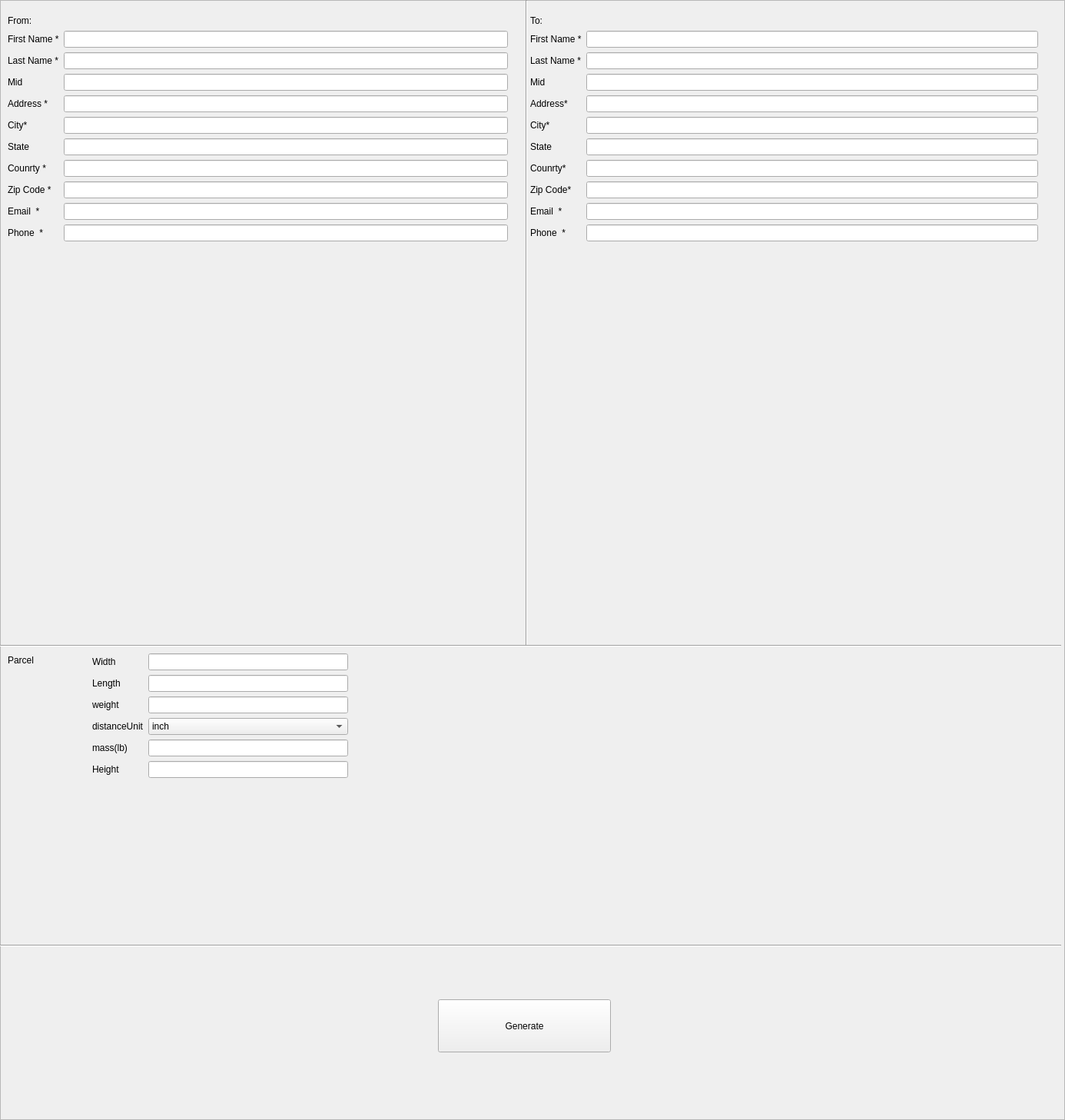
<?xml version="1.0" encoding="UTF-8"?>
<ui version="4.0">
 <class>mainFrame</class>
 <widget class="QFrame" name="mainFrame">
  <property name="geometry">
   <rect>
    <x>0</x>
    <y>0</y>
    <width>1386</width>
    <height>1457</height>
   </rect>
  </property>
  <property name="sizePolicy">
   <sizepolicy hsizetype="Preferred" vsizetype="Preferred">
    <horstretch>1</horstretch>
    <verstretch>0</verstretch>
   </sizepolicy>
  </property>
  <property name="windowTitle">
   <string>Frame</string>
  </property>
  <property name="frameShape">
   <enum>QFrame::StyledPanel</enum>
  </property>
  <property name="frameShadow">
   <enum>QFrame::Raised</enum>
  </property>
  <widget class="QPushButton" name="generateBtn">
   <property name="geometry">
    <rect>
     <x>570</x>
     <y>1300</y>
     <width>225</width>
     <height>69</height>
    </rect>
   </property>
   <property name="text">
    <string>Generate</string>
   </property>
  </widget>
  <widget class="Line" name="line">
   <property name="geometry">
    <rect>
     <x>650</x>
     <y>0</y>
     <width>71</width>
     <height>841</height>
    </rect>
   </property>
   <property name="orientation">
    <enum>Qt::Vertical</enum>
   </property>
  </widget>
  <widget class="Line" name="line_2">
   <property name="geometry">
    <rect>
     <x>0</x>
     <y>830</y>
     <width>1381</width>
     <height>20</height>
    </rect>
   </property>
   <property name="orientation">
    <enum>Qt::Horizontal</enum>
   </property>
  </widget>
  <widget class="QLineEdit" name="lineEdit_7">
   <property name="geometry">
    <rect>
     <x>1510</x>
     <y>500</y>
     <width>71</width>
     <height>45</height>
    </rect>
   </property>
   <property name="text">
    <string/>
   </property>
  </widget>
  <widget class="QLabel" name="label_16">
   <property name="geometry">
    <rect>
     <x>1420</x>
     <y>500</y>
     <width>138</width>
     <height>39</height>
    </rect>
   </property>
   <property name="text">
    <string>State</string>
   </property>
  </widget>
  <widget class="Line" name="line_3">
   <property name="geometry">
    <rect>
     <x>0</x>
     <y>1220</y>
     <width>1381</width>
     <height>20</height>
    </rect>
   </property>
   <property name="orientation">
    <enum>Qt::Horizontal</enum>
   </property>
  </widget>
  <widget class="QWidget" name="formLayoutWidget">
   <property name="geometry">
    <rect>
     <x>10</x>
     <y>20</y>
     <width>651</width>
     <height>741</height>
    </rect>
   </property>
   <layout class="QFormLayout" name="fromInfo">
    <item row="0" column="0">
     <widget class="QLabel" name="label_2">
      <property name="text">
       <string>From:</string>
      </property>
     </widget>
    </item>
    <item row="1" column="0">
     <widget class="QLabel" name="fromFirstNamelabel">
      <property name="text">
       <string>First Name *</string>
      </property>
     </widget>
    </item>
    <item row="1" column="1">
     <widget class="QLineEdit" name="fromFirstName"/>
    </item>
    <item row="2" column="0">
     <widget class="QLabel" name="fromLastNamelabel">
      <property name="text">
       <string>Last Name *</string>
      </property>
     </widget>
    </item>
    <item row="2" column="1">
     <widget class="QLineEdit" name="fromLastName"/>
    </item>
    <item row="4" column="0">
     <widget class="QLabel" name="midNameLabel">
      <property name="text">
       <string>Mid </string>
      </property>
     </widget>
    </item>
    <item row="4" column="1">
     <widget class="QLineEdit" name="fromMidName"/>
    </item>
    <item row="5" column="0">
     <widget class="QLabel" name="addressLabel">
      <property name="text">
       <string>Address *</string>
      </property>
     </widget>
    </item>
    <item row="5" column="1">
     <widget class="QLineEdit" name="fromStreet"/>
    </item>
    <item row="7" column="0">
     <widget class="QLabel" name="label_6">
      <property name="text">
       <string>City*</string>
      </property>
     </widget>
    </item>
    <item row="7" column="1">
     <widget class="QLineEdit" name="fromCity">
      <property name="text">
       <string/>
      </property>
     </widget>
    </item>
    <item row="8" column="0">
     <widget class="QLabel" name="label_7">
      <property name="text">
       <string>State</string>
      </property>
     </widget>
    </item>
    <item row="8" column="1">
     <widget class="QLineEdit" name="fromState">
      <property name="text">
       <string/>
      </property>
     </widget>
    </item>
    <item row="9" column="0">
     <widget class="QLabel" name="label_8">
      <property name="text">
       <string>Counrty *</string>
      </property>
     </widget>
    </item>
    <item row="9" column="1">
     <widget class="QLineEdit" name="fromCountry">
      <property name="text">
       <string/>
      </property>
     </widget>
    </item>
    <item row="10" column="0">
     <widget class="QLabel" name="label_9">
      <property name="text">
       <string>Zip Code *</string>
      </property>
     </widget>
    </item>
    <item row="10" column="1">
     <widget class="QLineEdit" name="fromZipcode">
      <property name="text">
       <string/>
      </property>
     </widget>
    </item>
    <item row="11" column="0">
     <widget class="QLabel" name="fromEmailLabel">
      <property name="text">
       <string>Email  *</string>
      </property>
     </widget>
    </item>
    <item row="11" column="1">
     <widget class="QLineEdit" name="fromEmail">
      <property name="text">
       <string/>
      </property>
     </widget>
    </item>
    <item row="12" column="0">
     <widget class="QLabel" name="fromEmailLabel_2">
      <property name="text">
       <string>Phone  *</string>
      </property>
     </widget>
    </item>
    <item row="12" column="1">
     <widget class="QLineEdit" name="fromPhone">
      <property name="text">
       <string/>
      </property>
     </widget>
    </item>
   </layout>
  </widget>
  <widget class="QWidget" name="formLayoutWidget_2">
   <property name="geometry">
    <rect>
     <x>690</x>
     <y>20</y>
     <width>661</width>
     <height>741</height>
    </rect>
   </property>
   <layout class="QFormLayout" name="toInfo">
    <item row="0" column="0">
     <widget class="QLabel" name="label_18">
      <property name="text">
       <string>To:</string>
      </property>
     </widget>
    </item>
    <item row="1" column="0">
     <widget class="QLabel" name="label_10">
      <property name="text">
       <string>First Name *</string>
      </property>
     </widget>
    </item>
    <item row="1" column="1">
     <widget class="QLineEdit" name="toFirstName"/>
    </item>
    <item row="2" column="1">
     <widget class="QLineEdit" name="toLastName"/>
    </item>
    <item row="3" column="1">
     <widget class="QLineEdit" name="toMiddleName"/>
    </item>
    <item row="4" column="1">
     <widget class="QLineEdit" name="toStreet"/>
    </item>
    <item row="5" column="1">
     <widget class="QLineEdit" name="toCity">
      <property name="text">
       <string/>
      </property>
     </widget>
    </item>
    <item row="6" column="1">
     <widget class="QLineEdit" name="toState">
      <property name="text">
       <string/>
      </property>
     </widget>
    </item>
    <item row="7" column="1">
     <widget class="QLineEdit" name="toCountry">
      <property name="text">
       <string/>
      </property>
     </widget>
    </item>
    <item row="8" column="1">
     <widget class="QLineEdit" name="toZipcode">
      <property name="text">
       <string/>
      </property>
     </widget>
    </item>
    <item row="9" column="1">
     <widget class="QLineEdit" name="toEmail">
      <property name="text">
       <string/>
      </property>
     </widget>
    </item>
    <item row="10" column="1">
     <widget class="QLineEdit" name="toPhone">
      <property name="text">
       <string/>
      </property>
     </widget>
    </item>
    <item row="2" column="0">
     <widget class="QLabel" name="label_17">
      <property name="text">
       <string>Last Name *</string>
      </property>
     </widget>
    </item>
    <item row="3" column="0">
     <widget class="QLabel" name="label_13">
      <property name="text">
       <string>Mid</string>
      </property>
     </widget>
    </item>
    <item row="4" column="0">
     <widget class="QLabel" name="label_11">
      <property name="text">
       <string>Address*</string>
      </property>
     </widget>
    </item>
    <item row="5" column="0">
     <widget class="QLabel" name="label_12">
      <property name="text">
       <string>City*</string>
      </property>
     </widget>
    </item>
    <item row="6" column="0">
     <widget class="QLabel" name="label_19">
      <property name="text">
       <string>State</string>
      </property>
     </widget>
    </item>
    <item row="7" column="0">
     <widget class="QLabel" name="label_15">
      <property name="text">
       <string>Counrty*</string>
      </property>
     </widget>
    </item>
    <item row="8" column="0">
     <widget class="QLabel" name="label_14">
      <property name="text">
       <string>Zip Code*</string>
      </property>
     </widget>
    </item>
    <item row="9" column="0">
     <widget class="QLabel" name="toEmailLabel">
      <property name="text">
       <string>Email  *</string>
      </property>
     </widget>
    </item>
    <item row="10" column="0">
     <widget class="QLabel" name="fromEmailLabel_3">
      <property name="text">
       <string>Phone  *</string>
      </property>
     </widget>
    </item>
   </layout>
  </widget>
  <widget class="QLabel" name="label_3">
   <property name="geometry">
    <rect>
     <x>10</x>
     <y>820</y>
     <width>158</width>
     <height>78</height>
    </rect>
   </property>
   <property name="text">
    <string>Parcel</string>
   </property>
  </widget>
  <widget class="QWidget" name="formLayoutWidget_3">
   <property name="geometry">
    <rect>
     <x>120</x>
     <y>850</y>
     <width>333</width>
     <height>362</height>
    </rect>
   </property>
   <layout class="QFormLayout" name="formLayout">
    <item row="0" column="0">
     <widget class="QLabel" name="label_4">
      <property name="sizePolicy">
       <sizepolicy hsizetype="Preferred" vsizetype="Preferred">
        <horstretch>0</horstretch>
        <verstretch>0</verstretch>
       </sizepolicy>
      </property>
      <property name="frameShape">
       <enum>QFrame::NoFrame</enum>
      </property>
      <property name="text">
       <string>Width</string>
      </property>
     </widget>
    </item>
    <item row="1" column="0">
     <widget class="QLabel" name="label_20">
      <property name="text">
       <string>Length</string>
      </property>
     </widget>
    </item>
    <item row="2" column="0">
     <widget class="QLabel" name="label_22">
      <property name="text">
       <string>weight</string>
      </property>
     </widget>
    </item>
    <item row="3" column="0">
     <widget class="QLabel" name="label_21">
      <property name="text">
       <string>distanceUnit</string>
      </property>
     </widget>
    </item>
    <item row="4" column="0">
     <widget class="QLabel" name="label_23">
      <property name="text">
       <string>mass(lb)</string>
      </property>
     </widget>
    </item>
    <item row="5" column="0">
     <widget class="QLabel" name="label_5">
      <property name="text">
       <string>Height</string>
      </property>
     </widget>
    </item>
    <item row="0" column="1">
     <widget class="QLineEdit" name="width"/>
    </item>
    <item row="1" column="1">
     <widget class="QLineEdit" name="length">
      <property name="text">
       <string/>
      </property>
     </widget>
    </item>
    <item row="2" column="1">
     <widget class="QLineEdit" name="weight"/>
    </item>
    <item row="4" column="1">
     <widget class="QLineEdit" name="mass"/>
    </item>
    <item row="5" column="1">
     <widget class="QLineEdit" name="height"/>
    </item>
    <item row="3" column="1">
     <widget class="QComboBox" name="unit">
      <item>
       <property name="text">
        <string>inch</string>
       </property>
      </item>
      <item>
       <property name="text">
        <string>cm</string>
       </property>
      </item>
     </widget>
    </item>
   </layout>
  </widget>
 </widget>
 <resources/>
 <connections/>
</ui>
